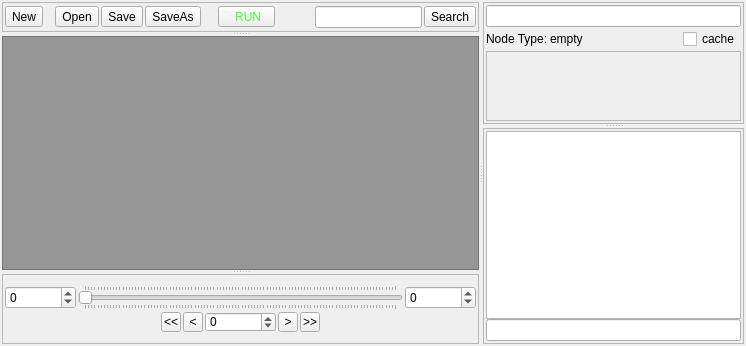
  <widget class="QWidget" name="oas_centralwidget" >
   <layout class="QGridLayout" name="gridLayout_6" >
    <property name="margin" >
     <number>2</number>
    </property>
    <property name="spacing" >
     <number>2</number>
    </property>
    <item row="0" column="0" >
     <widget class="QSplitter" name="oas_splitter" >
      <property name="orientation" >
       <enum>Qt::Horizontal</enum>
      </property>
      <widget class="QSplitter" name="oas_splitter02" >
       <property name="orientation" >
        <enum>Qt::Vertical</enum>
       </property>
       <widget class="QFrame" name="oas_menuline_frame" >
        <property name="sizePolicy" >
         <sizepolicy vsizetype="Fixed" hsizetype="Preferred" >
          <horstretch>0</horstretch>
          <verstretch>0</verstretch>
         </sizepolicy>
        </property>
        <property name="minimumSize" >
         <size>
          <width>0</width>
          <height>30</height>
         </size>
        </property>
        <property name="maximumSize" >
         <size>
          <width>16777215</width>
          <height>30</height>
         </size>
        </property>
        <property name="frameShape" >
         <enum>QFrame::StyledPanel</enum>
        </property>
        <property name="frameShadow" >
         <enum>QFrame::Raised</enum>
        </property>
        <layout class="QGridLayout" name="gridLayout_3" >
         <property name="margin" >
          <number>2</number>
         </property>
         <property name="spacing" >
          <number>2</number>
         </property>
         <item row="0" column="0" >
          <layout class="QHBoxLayout" name="oas_horizontalLayout_3" >
           <property name="spacing" >
            <number>2</number>
           </property>
           <item>
            <widget class="QToolButton" name="oas_new_bu" >
             <property name="text" >
              <string>New</string>
             </property>
            </widget>
           </item>
           <item>
            <spacer name="horizontalSpacer" >
             <property name="orientation" >
              <enum>Qt::Horizontal</enum>
             </property>
             <property name="sizeType" >
              <enum>QSizePolicy::Fixed</enum>
             </property>
             <property name="sizeHint" stdset="0" >
              <size>
               <width>10</width>
               <height>20</height>
              </size>
             </property>
            </spacer>
           </item>
           <item>
            <widget class="QToolButton" name="oas_open_bu" >
             <property name="text" >
              <string>Open</string>
             </property>
            </widget>
           </item>
           <item>
            <widget class="QToolButton" name="oas_save_bu" >
             <property name="text" >
              <string>Save</string>
             </property>
            </widget>
           </item>
           <item>
            <widget class="QToolButton" name="oas_saveas_bu" >
             <property name="text" >
              <string>SaveAs</string>
             </property>
            </widget>
           </item>
           <item>
            <spacer name="horizontalSpacer_2" >
             <property name="orientation" >
              <enum>Qt::Horizontal</enum>
             </property>
             <property name="sizeType" >
              <enum>QSizePolicy::Fixed</enum>
             </property>
             <property name="sizeHint" stdset="0" >
              <size>
               <width>15</width>
               <height>20</height>
              </size>
             </property>
            </spacer>
           </item>
           <item>
            <widget class="QToolButton" name="oas_run_bu" >
             <property name="palette" >
              <palette>
               <active>
                <colorrole role="Text" >
                 <brush brushstyle="SolidPattern" >
                  <color alpha="255" >
                   <red>86</red>
                   <green>255</green>
                   <blue>39</blue>
                  </color>
                 </brush>
                </colorrole>
                <colorrole role="BrightText" >
                 <brush brushstyle="SolidPattern" >
                  <color alpha="255" >
                   <red>56</red>
                   <green>255</green>
                   <blue>26</blue>
                  </color>
                 </brush>
                </colorrole>
                <colorrole role="ButtonText" >
                 <brush brushstyle="SolidPattern" >
                  <color alpha="255" >
                   <red>69</red>
                   <green>255</green>
                   <blue>56</blue>
                  </color>
                 </brush>
                </colorrole>
               </active>
               <inactive>
                <colorrole role="Text" >
                 <brush brushstyle="SolidPattern" >
                  <color alpha="255" >
                   <red>86</red>
                   <green>255</green>
                   <blue>39</blue>
                  </color>
                 </brush>
                </colorrole>
                <colorrole role="BrightText" >
                 <brush brushstyle="SolidPattern" >
                  <color alpha="255" >
                   <red>56</red>
                   <green>255</green>
                   <blue>26</blue>
                  </color>
                 </brush>
                </colorrole>
                <colorrole role="ButtonText" >
                 <brush brushstyle="SolidPattern" >
                  <color alpha="255" >
                   <red>69</red>
                   <green>255</green>
                   <blue>56</blue>
                  </color>
                 </brush>
                </colorrole>
               </inactive>
               <disabled>
                <colorrole role="Text" >
                 <brush brushstyle="SolidPattern" >
                  <color alpha="255" >
                   <red>28</red>
                   <green>28</green>
                   <blue>28</blue>
                  </color>
                 </brush>
                </colorrole>
                <colorrole role="BrightText" >
                 <brush brushstyle="SolidPattern" >
                  <color alpha="255" >
                   <red>56</red>
                   <green>255</green>
                   <blue>26</blue>
                  </color>
                 </brush>
                </colorrole>
                <colorrole role="ButtonText" >
                 <brush brushstyle="SolidPattern" >
                  <color alpha="255" >
                   <red>28</red>
                   <green>28</green>
                   <blue>28</blue>
                  </color>
                 </brush>
                </colorrole>
               </disabled>
              </palette>
             </property>
             <property name="text" >
              <string>   RUN  </string>
             </property>
            </widget>
           </item>
           <item>
            <spacer name="oas_horizontalSpacer_4" >
             <property name="orientation" >
              <enum>Qt::Horizontal</enum>
             </property>
             <property name="sizeHint" stdset="0" >
              <size>
               <width>40</width>
               <height>20</height>
              </size>
             </property>
            </spacer>
           </item>
           <item>
            <widget class="QLineEdit" name="oas_search_entry" />
           </item>
           <item>
            <widget class="QToolButton" name="oas_search_bu" >
             <property name="text" >
              <string>Search</string>
             </property>
            </widget>
           </item>
          </layout>
         </item>
        </layout>
       </widget>
       <widget class="QGraphicsView" name="oas_graphicsView" >
        <property name="palette" >
         <palette>
          <active>
           <colorrole role="WindowText" >
            <brush brushstyle="SolidPattern" >
             <color alpha="255" >
              <red>0</red>
              <green>0</green>
              <blue>0</blue>
             </color>
            </brush>
           </colorrole>
           <colorrole role="Button" >
            <brush brushstyle="SolidPattern" >
             <color alpha="255" >
              <red>150</red>
              <green>150</green>
              <blue>150</blue>
             </color>
            </brush>
           </colorrole>
           <colorrole role="Light" >
            <brush brushstyle="SolidPattern" >
             <color alpha="255" >
              <red>225</red>
              <green>225</green>
              <blue>225</blue>
             </color>
            </brush>
           </colorrole>
           <colorrole role="Midlight" >
            <brush brushstyle="SolidPattern" >
             <color alpha="255" >
              <red>187</red>
              <green>187</green>
              <blue>187</blue>
             </color>
            </brush>
           </colorrole>
           <colorrole role="Dark" >
            <brush brushstyle="SolidPattern" >
             <color alpha="255" >
              <red>75</red>
              <green>75</green>
              <blue>75</blue>
             </color>
            </brush>
           </colorrole>
           <colorrole role="Mid" >
            <brush brushstyle="SolidPattern" >
             <color alpha="255" >
              <red>100</red>
              <green>100</green>
              <blue>100</blue>
             </color>
            </brush>
           </colorrole>
           <colorrole role="Text" >
            <brush brushstyle="SolidPattern" >
             <color alpha="255" >
              <red>0</red>
              <green>0</green>
              <blue>0</blue>
             </color>
            </brush>
           </colorrole>
           <colorrole role="BrightText" >
            <brush brushstyle="SolidPattern" >
             <color alpha="255" >
              <red>255</red>
              <green>255</green>
              <blue>255</blue>
             </color>
            </brush>
           </colorrole>
           <colorrole role="ButtonText" >
            <brush brushstyle="SolidPattern" >
             <color alpha="255" >
              <red>0</red>
              <green>0</green>
              <blue>0</blue>
             </color>
            </brush>
           </colorrole>
           <colorrole role="Base" >
            <brush brushstyle="SolidPattern" >
             <color alpha="255" >
              <red>150</red>
              <green>150</green>
              <blue>150</blue>
             </color>
            </brush>
           </colorrole>
           <colorrole role="Window" >
            <brush brushstyle="SolidPattern" >
             <color alpha="255" >
              <red>150</red>
              <green>150</green>
              <blue>150</blue>
             </color>
            </brush>
           </colorrole>
           <colorrole role="Shadow" >
            <brush brushstyle="SolidPattern" >
             <color alpha="255" >
              <red>0</red>
              <green>0</green>
              <blue>0</blue>
             </color>
            </brush>
           </colorrole>
           <colorrole role="AlternateBase" >
            <brush brushstyle="SolidPattern" >
             <color alpha="255" >
              <red>202</red>
              <green>202</green>
              <blue>202</blue>
             </color>
            </brush>
           </colorrole>
           <colorrole role="ToolTipBase" >
            <brush brushstyle="SolidPattern" >
             <color alpha="255" >
              <red>255</red>
              <green>255</green>
              <blue>220</blue>
             </color>
            </brush>
           </colorrole>
           <colorrole role="ToolTipText" >
            <brush brushstyle="SolidPattern" >
             <color alpha="255" >
              <red>0</red>
              <green>0</green>
              <blue>0</blue>
             </color>
            </brush>
           </colorrole>
          </active>
          <inactive>
           <colorrole role="WindowText" >
            <brush brushstyle="SolidPattern" >
             <color alpha="255" >
              <red>0</red>
              <green>0</green>
              <blue>0</blue>
             </color>
            </brush>
           </colorrole>
           <colorrole role="Button" >
            <brush brushstyle="SolidPattern" >
             <color alpha="255" >
              <red>150</red>
              <green>150</green>
              <blue>150</blue>
             </color>
            </brush>
           </colorrole>
           <colorrole role="Light" >
            <brush brushstyle="SolidPattern" >
             <color alpha="255" >
              <red>225</red>
              <green>225</green>
              <blue>225</blue>
             </color>
            </brush>
           </colorrole>
           <colorrole role="Midlight" >
            <brush brushstyle="SolidPattern" >
             <color alpha="255" >
              <red>187</red>
              <green>187</green>
              <blue>187</blue>
             </color>
            </brush>
           </colorrole>
           <colorrole role="Dark" >
            <brush brushstyle="SolidPattern" >
             <color alpha="255" >
              <red>75</red>
              <green>75</green>
              <blue>75</blue>
             </color>
            </brush>
           </colorrole>
           <colorrole role="Mid" >
            <brush brushstyle="SolidPattern" >
             <color alpha="255" >
              <red>100</red>
              <green>100</green>
              <blue>100</blue>
             </color>
            </brush>
           </colorrole>
           <colorrole role="Text" >
            <brush brushstyle="SolidPattern" >
             <color alpha="255" >
              <red>0</red>
              <green>0</green>
              <blue>0</blue>
             </color>
            </brush>
           </colorrole>
           <colorrole role="BrightText" >
            <brush brushstyle="SolidPattern" >
             <color alpha="255" >
              <red>255</red>
              <green>255</green>
              <blue>255</blue>
             </color>
            </brush>
           </colorrole>
           <colorrole role="ButtonText" >
            <brush brushstyle="SolidPattern" >
             <color alpha="255" >
              <red>0</red>
              <green>0</green>
              <blue>0</blue>
             </color>
            </brush>
           </colorrole>
           <colorrole role="Base" >
            <brush brushstyle="SolidPattern" >
             <color alpha="255" >
              <red>150</red>
              <green>150</green>
              <blue>150</blue>
             </color>
            </brush>
           </colorrole>
           <colorrole role="Window" >
            <brush brushstyle="SolidPattern" >
             <color alpha="255" >
              <red>150</red>
              <green>150</green>
              <blue>150</blue>
             </color>
            </brush>
           </colorrole>
           <colorrole role="Shadow" >
            <brush brushstyle="SolidPattern" >
             <color alpha="255" >
              <red>0</red>
              <green>0</green>
              <blue>0</blue>
             </color>
            </brush>
           </colorrole>
           <colorrole role="AlternateBase" >
            <brush brushstyle="SolidPattern" >
             <color alpha="255" >
              <red>202</red>
              <green>202</green>
              <blue>202</blue>
             </color>
            </brush>
           </colorrole>
           <colorrole role="ToolTipBase" >
            <brush brushstyle="SolidPattern" >
             <color alpha="255" >
              <red>255</red>
              <green>255</green>
              <blue>220</blue>
             </color>
            </brush>
           </colorrole>
           <colorrole role="ToolTipText" >
            <brush brushstyle="SolidPattern" >
             <color alpha="255" >
              <red>0</red>
              <green>0</green>
              <blue>0</blue>
             </color>
            </brush>
           </colorrole>
          </inactive>
          <disabled>
           <colorrole role="WindowText" >
            <brush brushstyle="SolidPattern" >
             <color alpha="255" >
              <red>75</red>
              <green>75</green>
              <blue>75</blue>
             </color>
            </brush>
           </colorrole>
           <colorrole role="Button" >
            <brush brushstyle="SolidPattern" >
             <color alpha="255" >
              <red>150</red>
              <green>150</green>
              <blue>150</blue>
             </color>
            </brush>
           </colorrole>
           <colorrole role="Light" >
            <brush brushstyle="SolidPattern" >
             <color alpha="255" >
              <red>225</red>
              <green>225</green>
              <blue>225</blue>
             </color>
            </brush>
           </colorrole>
           <colorrole role="Midlight" >
            <brush brushstyle="SolidPattern" >
             <color alpha="255" >
              <red>187</red>
              <green>187</green>
              <blue>187</blue>
             </color>
            </brush>
           </colorrole>
           <colorrole role="Dark" >
            <brush brushstyle="SolidPattern" >
             <color alpha="255" >
              <red>75</red>
              <green>75</green>
              <blue>75</blue>
             </color>
            </brush>
           </colorrole>
           <colorrole role="Mid" >
            <brush brushstyle="SolidPattern" >
             <color alpha="255" >
              <red>100</red>
              <green>100</green>
              <blue>100</blue>
             </color>
            </brush>
           </colorrole>
           <colorrole role="Text" >
            <brush brushstyle="SolidPattern" >
             <color alpha="255" >
              <red>75</red>
              <green>75</green>
              <blue>75</blue>
             </color>
            </brush>
           </colorrole>
           <colorrole role="BrightText" >
            <brush brushstyle="SolidPattern" >
             <color alpha="255" >
              <red>255</red>
              <green>255</green>
              <blue>255</blue>
             </color>
            </brush>
           </colorrole>
           <colorrole role="ButtonText" >
            <brush brushstyle="SolidPattern" >
             <color alpha="255" >
              <red>75</red>
              <green>75</green>
              <blue>75</blue>
             </color>
            </brush>
           </colorrole>
           <colorrole role="Base" >
            <brush brushstyle="SolidPattern" >
             <color alpha="255" >
              <red>150</red>
              <green>150</green>
              <blue>150</blue>
             </color>
            </brush>
           </colorrole>
           <colorrole role="Window" >
            <brush brushstyle="SolidPattern" >
             <color alpha="255" >
              <red>150</red>
              <green>150</green>
              <blue>150</blue>
             </color>
            </brush>
           </colorrole>
           <colorrole role="Shadow" >
            <brush brushstyle="SolidPattern" >
             <color alpha="255" >
              <red>0</red>
              <green>0</green>
              <blue>0</blue>
             </color>
            </brush>
           </colorrole>
           <colorrole role="AlternateBase" >
            <brush brushstyle="SolidPattern" >
             <color alpha="255" >
              <red>150</red>
              <green>150</green>
              <blue>150</blue>
             </color>
            </brush>
           </colorrole>
           <colorrole role="ToolTipBase" >
            <brush brushstyle="SolidPattern" >
             <color alpha="255" >
              <red>255</red>
              <green>255</green>
              <blue>220</blue>
             </color>
            </brush>
           </colorrole>
           <colorrole role="ToolTipText" >
            <brush brushstyle="SolidPattern" >
             <color alpha="255" >
              <red>0</red>
              <green>0</green>
              <blue>0</blue>
             </color>
            </brush>
           </colorrole>
          </disabled>
         </palette>
        </property>
        <property name="focusPolicy" >
         <enum>Qt::StrongFocus</enum>
        </property>
       </widget>
       <widget class="QFrame" name="oas_timeline_frame" >
        <property name="sizePolicy" >
         <sizepolicy vsizetype="Fixed" hsizetype="Preferred" >
          <horstretch>0</horstretch>
          <verstretch>0</verstretch>
         </sizepolicy>
        </property>
        <property name="minimumSize" >
         <size>
          <width>0</width>
          <height>70</height>
         </size>
        </property>
        <property name="maximumSize" >
         <size>
          <width>16777215</width>
          <height>70</height>
         </size>
        </property>
        <property name="frameShape" >
         <enum>QFrame::StyledPanel</enum>
        </property>
        <property name="frameShadow" >
         <enum>QFrame::Raised</enum>
        </property>
        <layout class="QGridLayout" name="gridLayout" >
         <property name="margin" >
          <number>2</number>
         </property>
         <property name="spacing" >
          <number>2</number>
         </property>
         <item row="0" column="0" >
          <layout class="QVBoxLayout" name="oas_verticalLayout" >
           <item>
            <layout class="QHBoxLayout" name="oas_horizontalLayout" >
             <item>
              <widget class="QSpinBox" name="oas_sframe_spin" >
               <property name="sizePolicy" >
                <sizepolicy vsizetype="Fixed" hsizetype="Minimum" >
                 <horstretch>0</horstretch>
                 <verstretch>0</verstretch>
                </sizepolicy>
               </property>
               <property name="minimum" >
                <number>-100000</number>
               </property>
               <property name="maximum" >
                <number>100000</number>
               </property>
              </widget>
             </item>
             <item>
              <widget class="QSlider" name="oas_time_slider" >
               <property name="sizePolicy" >
                <sizepolicy vsizetype="Preferred" hsizetype="Expanding" >
                 <horstretch>0</horstretch>
                 <verstretch>0</verstretch>
                </sizepolicy>
               </property>
               <property name="sliderPosition" >
                <number>0</number>
               </property>
               <property name="orientation" >
                <enum>Qt::Horizontal</enum>
               </property>
               <property name="tickPosition" >
                <enum>QSlider::TicksBothSides</enum>
               </property>
               <property name="tickInterval" >
                <number>0</number>
               </property>
              </widget>
             </item>
             <item>
              <widget class="QSpinBox" name="oas_eframe_spin" >
               <property name="sizePolicy" >
                <sizepolicy vsizetype="Fixed" hsizetype="Minimum" >
                 <horstretch>0</horstretch>
                 <verstretch>0</verstretch>
                </sizepolicy>
               </property>
               <property name="minimum" >
                <number>-100000</number>
               </property>
               <property name="maximum" >
                <number>100000</number>
               </property>
              </widget>
             </item>
            </layout>
           </item>
           <item>
            <layout class="QHBoxLayout" name="oas_horizontalLayout_2" >
             <item>
              <spacer name="oas_horizontalSpacer" >
               <property name="orientation" >
                <enum>Qt::Horizontal</enum>
               </property>
               <property name="sizeHint" stdset="0" >
                <size>
                 <width>40</width>
                 <height>20</height>
                </size>
               </property>
              </spacer>
             </item>
             <item>
              <widget class="QToolButton" name="oas_firstF" >
               <property name="minimumSize" >
                <size>
                 <width>20</width>
                 <height>20</height>
                </size>
               </property>
               <property name="maximumSize" >
                <size>
                 <width>20</width>
                 <height>20</height>
                </size>
               </property>
               <property name="text" >
                <string>&lt;&lt;</string>
               </property>
              </widget>
             </item>
             <item>
              <widget class="QToolButton" name="oas_prewF" >
               <property name="minimumSize" >
                <size>
                 <width>20</width>
                 <height>20</height>
                </size>
               </property>
               <property name="maximumSize" >
                <size>
                 <width>20</width>
                 <height>20</height>
                </size>
               </property>
               <property name="text" >
                <string>&lt;</string>
               </property>
              </widget>
             </item>
             <item>
              <widget class="QSpinBox" name="oas_cframe_spin" >
               <property name="minimumSize" >
                <size>
                 <width>0</width>
                 <height>20</height>
                </size>
               </property>
               <property name="maximumSize" >
                <size>
                 <width>16777215</width>
                 <height>20</height>
                </size>
               </property>
               <property name="minimum" >
                <number>-100000</number>
               </property>
               <property name="maximum" >
                <number>100000</number>
               </property>
              </widget>
             </item>
             <item>
              <widget class="QToolButton" name="oas_nextF" >
               <property name="minimumSize" >
                <size>
                 <width>20</width>
                 <height>20</height>
                </size>
               </property>
               <property name="maximumSize" >
                <size>
                 <width>20</width>
                 <height>20</height>
                </size>
               </property>
               <property name="text" >
                <string>></string>
               </property>
              </widget>
             </item>
             <item>
              <widget class="QToolButton" name="oas_lastF" >
               <property name="minimumSize" >
                <size>
                 <width>20</width>
                 <height>20</height>
                </size>
               </property>
               <property name="maximumSize" >
                <size>
                 <width>20</width>
                 <height>20</height>
                </size>
               </property>
               <property name="text" >
                <string>>></string>
               </property>
              </widget>
             </item>
             <item>
              <spacer name="oas_horizontalSpacer_2" >
               <property name="orientation" >
                <enum>Qt::Horizontal</enum>
               </property>
               <property name="sizeHint" stdset="0" >
                <size>
                 <width>40</width>
                 <height>20</height>
                </size>
               </property>
              </spacer>
             </item>
            </layout>
           </item>
          </layout>
         </item>
        </layout>
       </widget>
      </widget>
      <widget class="QSplitter" name="oas_splitter03" >
       <property name="orientation" >
        <enum>Qt::Vertical</enum>
       </property>
       <widget class="QFrame" name="oas_attribute_frame" >
        <property name="frameShape" >
         <enum>QFrame::StyledPanel</enum>
        </property>
        <property name="frameShadow" >
         <enum>QFrame::Raised</enum>
        </property>
        <layout class="QGridLayout" name="gridLayout_2" >
         <property name="margin" >
          <number>2</number>
         </property>
         <property name="spacing" >
          <number>2</number>
         </property>
         <item row="0" column="0" >
          <layout class="QVBoxLayout" name="oas_verticalLayout_2" >
           <item>
            <widget class="QLineEdit" name="oas_nodeName" />
           </item>
           <item>
            <layout class="QHBoxLayout" name="oas_horizontalLayout_4" >
             <item>
              <widget class="QLabel" name="oas_label_2" >
               <property name="sizePolicy" >
                <sizepolicy vsizetype="Fixed" hsizetype="Fixed" >
                 <horstretch>0</horstretch>
                 <verstretch>0</verstretch>
                </sizepolicy>
               </property>
               <property name="text" >
                <string>Node Type:</string>
               </property>
              </widget>
             </item>
             <item>
              <widget class="QLabel" name="oas_attribute_nodetype" >
               <property name="sizePolicy" >
                <sizepolicy vsizetype="Fixed" hsizetype="Preferred" >
                 <horstretch>0</horstretch>
                 <verstretch>0</verstretch>
                </sizepolicy>
               </property>
               <property name="text" >
                <string>empty</string>
               </property>
              </widget>
             </item>
             <item>
              <spacer name="oas_horizontalSpacer_3" >
               <property name="orientation" >
                <enum>Qt::Horizontal</enum>
               </property>
               <property name="sizeHint" stdset="0" >
                <size>
                 <width>40</width>
                 <height>20</height>
                </size>
               </property>
              </spacer>
             </item>
             <item>
              <widget class="QCheckBox" name="oas_attribute_cache" >
               <property name="sizePolicy" >
                <sizepolicy vsizetype="Fixed" hsizetype="Minimum" >
                 <horstretch>0</horstretch>
                 <verstretch>0</verstretch>
                </sizepolicy>
               </property>
               <property name="text" >
                <string>cache</string>
               </property>
              </widget>
             </item>
            </layout>
           </item>
           <item>
            <widget class="QScrollArea" name="oas_attribute_area" >
             <property name="widgetResizable" >
              <bool>true</bool>
             </property>
             <property name="alignment" >
              <set>Qt::AlignLeading|Qt::AlignLeft|Qt::AlignTop</set>
             </property>
             <widget class="QWidget" name="oas_attribute_areaContents" >
              <property name="geometry" >
               <rect>
                <x>0</x>
                <y>0</y>
                <width>280</width>
                <height>280</height>
               </rect>
              </property>
              <property name="layoutDirection" >
               <enum>Qt::LeftToRight</enum>
              </property>
              <layout class="QGridLayout" name="gridLayout_5" >
               <property name="margin" >
                <number>2</number>
               </property>
               <property name="spacing" >
                <number>2</number>
               </property>
               <item row="0" column="0" >
                <layout class="QVBoxLayout" name="oas_attribute_layout" >
                 <item>
                  <layout class="QVBoxLayout" name="place_to_widgets" />
                 </item>
                 <item>
                  <spacer name="verticalSpacer" >
                   <property name="orientation" >
                    <enum>Qt::Vertical</enum>
                   </property>
                   <property name="sizeHint" stdset="0" >
                    <size>
                     <width>20</width>
                     <height>40</height>
                    </size>
                   </property>
                  </spacer>
                 </item>
                </layout>
               </item>
              </layout>
             </widget>
            </widget>
           </item>
          </layout>
         </item>
        </layout>
       </widget>
       <widget class="QFrame" name="frame" >
        <property name="frameShape" >
         <enum>QFrame::StyledPanel</enum>
        </property>
        <property name="frameShadow" >
         <enum>QFrame::Raised</enum>
        </property>
        <layout class="QGridLayout" name="gridLayout_4" >
         <property name="margin" >
          <number>2</number>
         </property>
         <property name="spacing" >
          <number>2</number>
         </property>
         <item row="0" column="0" >
          <layout class="QVBoxLayout" name="verticalLayout" >
           <property name="spacing" >
            <number>0</number>
           </property>
           <item>
            <widget class="QTextEdit" name="consoleOutArea" >
             <property name="readOnly" >
              <bool>true</bool>
             </property>
            </widget>
           </item>
           <item>
            <widget class="QLineEdit" name="consoleInArea" />
           </item>
          </layout>
         </item>
        </layout>
       </widget>
      </widget>
     </widget>
    </item>
   </layout>
  </widget>
